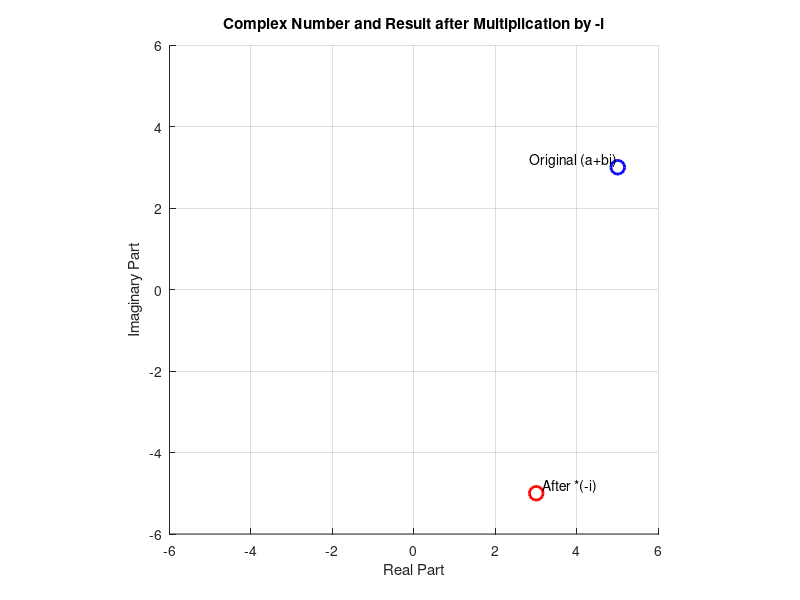

This chart was generated by the following MATLAB code:
% Define the complex number
a = 5;  % Real part
b = 3;  % Imaginary part
z = a + b*1i;  % Complex number a + bi

% Multiply by -i
z_mult = z * (-1i);

% Plot the original and the result
figure;
hold on;

% Plot original number
plot(real(z), imag(z), 'bo', 'MarkerSize', 10, 'LineWidth', 2);
text(real(z), imag(z), '  Original (a+bi)', 'VerticalAlignment', 'bottom', 'HorizontalAlignment', 'right');

% Plot result after multiplication by -i
plot(real(z_mult), imag(z_mult), 'ro', 'MarkerSize', 10, 'LineWidth', 2);
text(real(z_mult), imag(z_mult), '  After *(-i)', 'VerticalAlignment', 'bottom', 'HorizontalAlignment', 'left');

% Customize the plot
xlabel('Real Part');
ylabel('Imaginary Part');
title('Complex Number and Result after Multiplication by -i');
axis equal;
grid on;
xlim([-max(abs([real(z), real(z_mult)]))-1, max(abs([real(z), real(z_mult)]))+1]);
ylim([-max(abs([imag(z), imag(z_mult)]))-1, max(abs([imag(z), imag(z_mult)]))+1]);

hold off;
